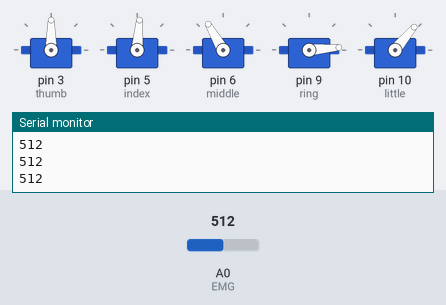
This sketch was run on a simulated Arduino Uno, built with avr-gcc and run on an emulated ATmega328P. Shown: 5 × servo, the last lines printed to the serial monitor. The test bench sets the inputs (shaded band); at power-on: A0 (EMG) = 512.

Above: at 2.9 s.
3.0 s: A0 (EMG) set to 22
4.5 s: A0 (EMG) set to 18
At 4.9 s:
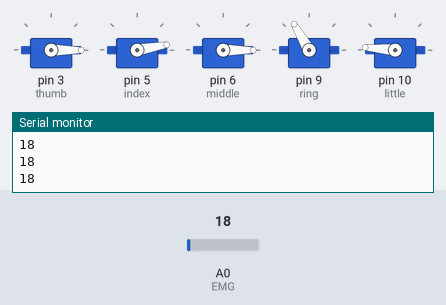
6.0 s: A0 (EMG) set to 122
At 7.2 s:
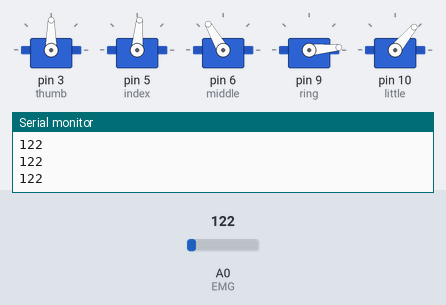
Timing chart, 0 to 9.0 s (numbered marks = the images above; inputs shaded):
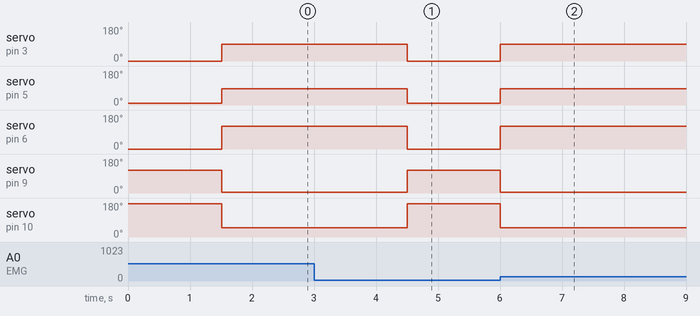

The sketch:

BionicHand.ino
```cpp
// Miika Laeslehto & Jaakko Palomäki TTV17S1 Kajaani University of Applied Science

#include <Servo.h>            // Servo library
Servo thumb;                  // Thumb finger servo
Servo index;                  // Index finger servo
Servo middle;                 // Middle finger servo
Servo ring;                   // Ring finger servo
Servo little;                 // Little finger servo
bool flex = 0;                // Status for fingers
int border = 20;              // EMG signal border to activate servos
unsigned long lastFlex = 0;   // Last time servos moved
const long latency = 1500;    // latency for fingers' movement stability

void setup() {
  thumb.attach(3);            // Define servos
  index.attach(5);
  middle.attach(6);
  ring.attach(9);
  little.attach(10);
  pinMode(A0, INPUT);         // EMG
  Serial.begin(9600);         // Serial monitor
  thumb.write(0);             // Reset Servos
  index.write(10);
  middle.write(0);
  ring.write(120);
  little.write(175);
}

void loop() {
  int emg = analogRead(A0);   // Read myosignal from muscle
  unsigned long currentTime = millis(); // Changing current time

  if(emg > border && flex == 0 && currentTime - lastFlex >= latency){
      // If EMG-signal is higher than borderline and movement latency has been passed -> move fingers
      thumb.write(90);        // Turn servos to close fingers
      index.write(85);
      middle.write(120);
      ring.write(5);
      little.write(50);
      flex = 1;               // Update status for closed fingers
      lastFlex = millis();    // Register the last fingers' movement time
   }

   else if(emg < border && flex == 1 && currentTime - lastFlex >= latency) {
      thumb.write(0);         // Turn servos to open fingers
      index.write(10);
      middle.write(0);
      ring.write(120);
      little.write(175);
      flex = 0;               // Update status for open fingers
      lastFlex = millis();    // Register the last fingers' movement time
   }
  Serial.println(analogRead(A0));  // Print emg status

  delay(10);                  // Delay for stability
}
```

Measured:
- the behaviour switches between 20 and 19 on A0 (EMG) (found by bisection; images 0 and 1)
- after the input at 4.5 s, servo on pin 3 (thumb): 90° → 0° at once; servo on pin 5 (index): 85° → 10° at once; servo on pin 6 (middle): 120° → 0° at once; servo on pin 9 (ring): 5° → 120° at once; servo on pin 10 (little): 50° → 175° at once
- after the input at 6.0 s, servo on pin 3 (thumb): 0° → 90° at once; servo on pin 5 (index): 10° → 85° at once; servo on pin 6 (middle): 0° → 120° at once; servo on pin 9 (ring): 120° → 5° at once; servo on pin 10 (little): 175° → 50° at once
